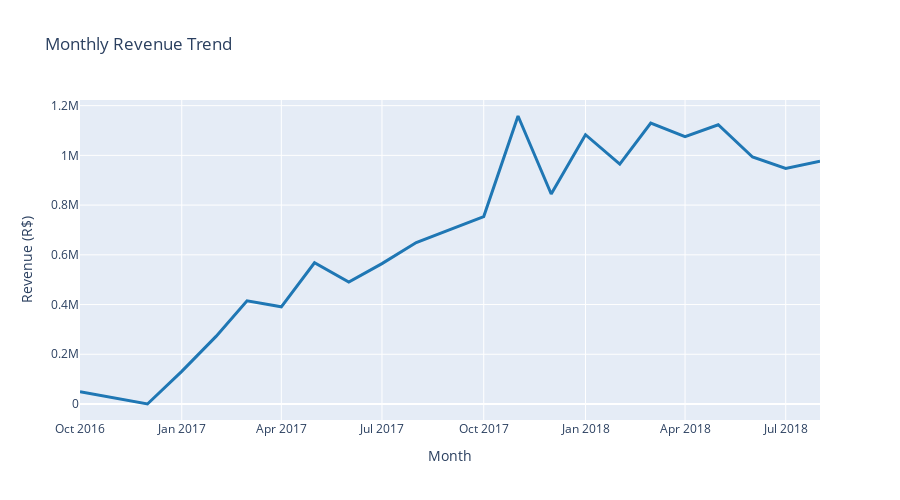

The notebook cell this image was saved under:
### Markdown cell above
### 4.1 - Revenue Trend Over Time

### Code cell
fig = px.line(
    df_revenue,
    x='revenue_date',
    y='total_revenue',
    title='Monthly Revenue Trend',
    labels={'total_revenue': 'Revenue (R$)', 'revenue_date': 'Month'}
)

fig.update_traces(line_color='#1f77b4', line_width=3)
fig.update_layout(hovermode='x unified', height=500)
fig.show()

print("\nRevenue Statistics:")
print(f"Total Period Revenue: R$ {df_revenue['total_revenue'].sum():,.2f}")
print(f"Average Monthly Revenue: R$ {df_revenue['total_revenue'].mean():,.2f}")
print(f"Peak Month Revenue: R$ {df_revenue['total_revenue'].max():,.2f}")
print(f"Lowest Month Revenue: R$ {df_revenue['total_revenue'].min():,.2f}")

### Figure 1 — Plotly figure (JSON) as saved in the notebook; plotly's stock layout.template omitted (floating-point values rounded to 4 significant figures)
{"data": [{"hovertemplate": "Month=%{x}<br>Revenue (R$)=%{y}<extra></extra>", "legendgroup": "", "line": {"color": "#1f77b4", "dash": "solid", "width": 3}, "marker": {"symbol": "circle"}, "mode": "lines", "name": "", "orientation": "v", "showlegend": false, "type": "scatter", "x": ["2016-10-01", "2016-12-01", "2017-01-01", "2017-02-01", "2017-03-01", "2017-04-01", "2017-05-01", "2017-06-01", "2017-07-01", "2017-08-01", "2017-09-01", "2017-10-01", "2017-11-01", "2017-12-01", "2018-01-01", "2018-02-01", "2018-03-01", "2018-04-01", "2018-05-01", "2018-06-01", "2018-07-01", "2018-08-01"], "xaxis": "x", "y": [49340.0, 19.62, 131300.0, 272000.0, 415100.0, 390900.0, 568000.0, 490600.0, 564700.0, 649300.0, 702400.0, 753700.0, 1158000.0, 844700.0, 1083000.0, 964700.0, 1130000.0, 1076000.0, 1123000.0, 993600.0, 947200.0, 976300.0], "yaxis": "y"}], "layout": {"height": 500, "hovermode": "x unified", "legend": {"tracegroupgap": 0}, "title": {"text": "Monthly Revenue Trend"}, "xaxis": {"anchor": "y", "domain": [0, 1], "title": {"text": "Month"}}, "yaxis": {"anchor": "x", "domain": [0, 1], "title": {"text": "Revenue (R$)"}}}}
